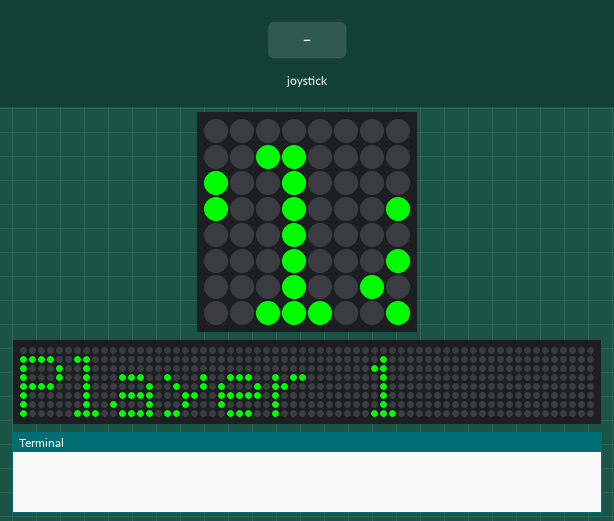
Recording of a program running on a simulated Raspberry Pi (BCM pin numbers) with a Sense HAT. Parts: the Sense HAT's 8×8 RGB LED matrix, a strip that is not on the board, showing the scrolling text unrolled, the last lines printed to the terminal. Inputs (shaded band) come from the test bench. Random numbers come from a fixed seed; the 64×8 strip is a reading aid, not a part: it shows the text the matrix is scrolling, unrolled, one strip-width of it at a time; the clock reads 2024-03-15 10:24:30 at power-on unless the program sets it.

Above: at 1.28 s.
1.3 s: joystick pushed up
At 8.12 s:
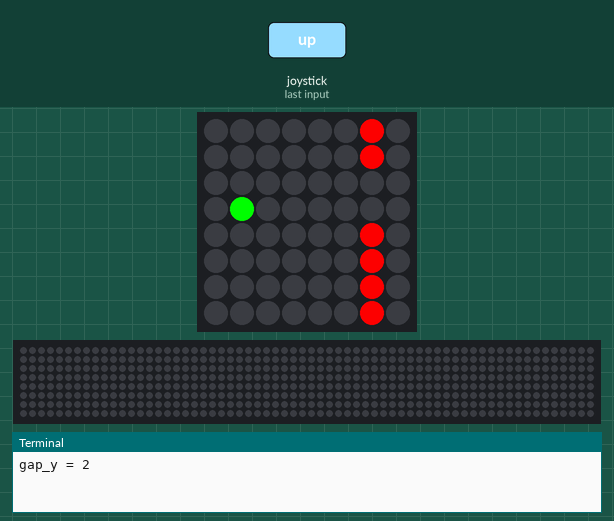
At 8.73 s:
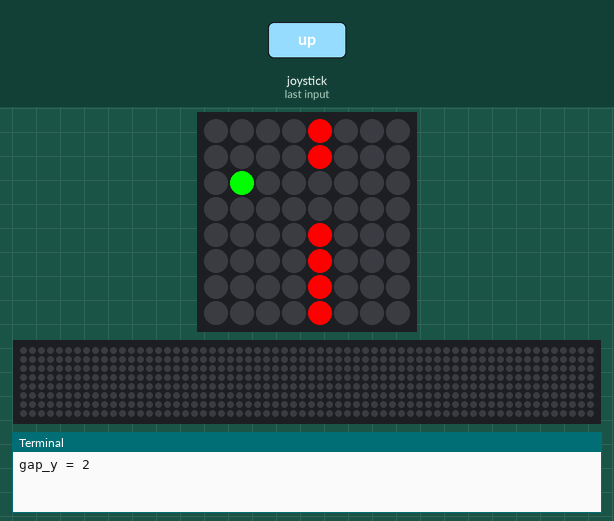
10.0 s: joystick pushed up
At 10.23 s:
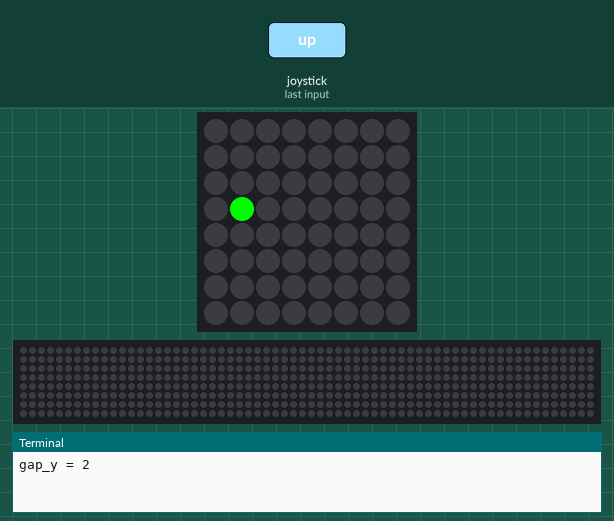

The program:

migueylkrish.py
```python
from sense_hat import SenseHat

import time

import random

sense = SenseHat()

sense.clear()

#Clours

BIRD = (0,255,0)

PIPE = (255,0,0)


#BIRD settings

bird_x = 1

bird_y = 4


velocity = 0


gravity = 0.25


flap_strength = -1.0


# Game settings

pipes  = []

pipe_speed = 0.3

pipe_interval = 8

gap_size = 2

frame = 0

game_over = False


start_time = time.time()


# Joystick: Flap when UP is pressed

def flap(event):

    global velocity

    if event.action == "pressed":

        velocity = flap_strength


sense.stick.direction_up = flap


# Add a new pipe with valid gap

def add_pipe():

    max_top = 8 - gap_size - 1 # 7 - 2 = 5

    gap_y = random.randint(1, max_top) # random: can be 1, 2, 3 or 4, for example 3 (GAP_Y IS THE Y COORD OF THE TOP OF THE GAP)

    pipes.append({"x": 7, "gap-y": gap_y}) # for example "x": 7, "gap-y": 3

    print(f"gap_y = {gap_y}")


# Draw bird and pipes

def draw():

    sense.clear()

    #Draw bird

    if 0 <= int(bird_y) < 8:

        sense.set_pixel(bird_x, int(bird_y), BIRD)


# Draw pipes

    for pipe in pipes:

        x = pipe["x"] # x = 7

        gap_y = pipe["gap-y"] # fo('Cannot detect %s device' % self.SENSE_HAT_FB_NAME)


        for y in range(8):

            if y < gap_y or y >= gap_y + gap_size: # for example: smaller than 3 or greater or equal to 5: (0, 1, 2), (5,6,7)

                if 0 <= x < 8:

                    sense.set_pixel(x, y, PIPE)


# Start game

# add_pipe()


scores = [0, 0]

player = 1


sense.show_message("Player 1 turn", text_colour=(0, 255, 0))


try:


    for i in range(2):


        while not game_over:


            current_time = time.time()

            elapsed = current_time - start_time


            score = elapsed


            # Add pipe every interval

            if frame % pipe_interval == 0:

                add_pipe()


            # Move pipes left

            for pipe in pipes:

                pipe["x"] -= 1


            pipes = [pipe for pipe in pipes if pipe["x"] >= 0]


            #Apply gravity

            velocity += gravity

            bird_y += velocity


            #Check for collisions

            for pipe in pipes:

                if pipe["x"] == bird_x:

                    if int(bird_y) < pipe["gap-y"] or int(bird_y) >= pipe["gap-y"] + gap_size:

                        game_over = True

                        if player == 1:

                            scores[0] = score

                        elif player == 2:

                            scores[1] = score


            #Out of bounds

            if bird_y < 0 or bird_y >= 8:

                game_over = True


            draw()

            time.sleep(pipe_speed)

            frame+=1


            #Game over

            if game_over:

                sense.show_message("Game over", text_colour=(255, 0, 0))

                sense.clear()


        if player == 1: sense.show_message("Player 2 turn", text_colour=(0, 255, 0))


        game_over = False

        player = 2

        pipes = []

        bird_x = 1

        bird_y = 4

        velocity = 0

        start_time = time.time()


except KeyboardInterrupt:


 sense.clear()


if scores[0] > scores[1]: # player 1 is winner

    sense.show_message(f"Player 1 is winner, with score of {int(scores[0])}", text_colour=(0, 255, 0))

elif scores[0] < scores[1]: # player 2 is winner

    sense.show_message(f"Player 2 is winner, with score of {int(scores[1])}", text_colour=(0, 255, 0))

else:

    sense.show_message(f"Draw, with score of {scores[1]}", text_colour=(0, 255, 0))
```
